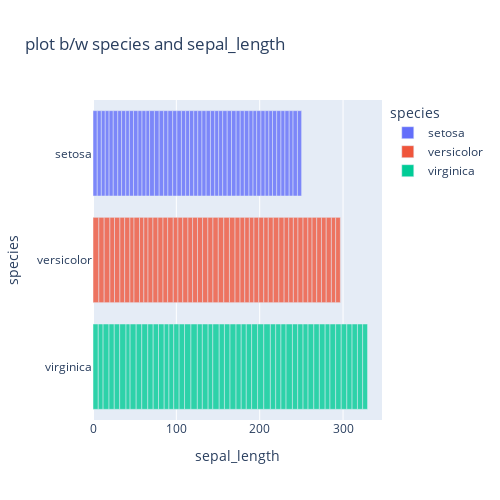

This figure's notebook cell:
### Code cell
fig = px.bar(iris, y= 'species', x='sepal_length',title='plot b/w species and sepal_length',
              color='species',height=500,width=500, hover_data=['petal_length'],opacity=0.8,orientation='h')
fig.show()

### Figure 1 — Plotly figure (JSON) as saved in the notebook; plotly's stock layout.template omitted (floating-point values rounded to 4 significant figures)
{"data": [{"alignmentgroup": "True", "customdata": [[1.4], [1.4], [1.3], [1.5], [1.4], [1.7], [1.4], [1.5], [1.4], [1.5], [1.5], [1.6], [1.4], [1.1], [1.2], [1.5], [1.3], [1.4], [1.7], [1.5], [1.7], [1.5], [1], [1.7], [1.9], [1.6], [1.6], [1.5], [1.4], [1.6], [1.6], [1.5], [1.5], [1.4], [1.5], [1.2], [1.3], [1.5], [1.3], [1.5], [1.3], [1.3], [1.3], [1.6], [1.9], [1.4], [1.6], [1.4], [1.5], [1.4]], "hovertemplate": "species=%{y}<br>sepal_length=%{x}<br>petal_length=%{customdata[0]}<extra></extra>", "legendgroup": "setosa", "marker": {"color": "#636efa", "opacity": 0.8, "pattern": {"shape": ""}}, "name": "setosa", "offsetgroup": "setosa", "orientation": "h", "showlegend": true, "textposition": "auto", "type": "bar", "x": [5.1, 4.9, 4.7, 4.6, 5, 5.4, 4.6, 5, 4.4, 4.9, 5.4, 4.8, 4.8, 4.3, 5.8, 5.7, 5.4, 5.1, 5.7, 5.1, 5.4, 5.1, 4.6, 5.1, 4.8, 5, 5, 5.2, 5.2, 4.7, 4.8, 5.4, 5.2, 5.5, 4.9, 5, 5.5, 4.9, 4.4, 5.1, 5, 4.5, 4.4, 5, 5.1, 4.8, 5.1, 4.6, 5.3, 5], "xaxis": "x", "y": ["setosa", "setosa", "setosa", "setosa", "setosa", "setosa", "setosa", "setosa", "setosa", "setosa", "setosa", "setosa", "setosa", "setosa", "setosa", "setosa", "setosa", "setosa", "setosa", "setosa", "setosa", "setosa", "setosa", "setosa", "setosa", "setosa", "setosa", "setosa", "setosa", "setosa", "setosa", "setosa", "setosa", "setosa", "setosa", "setosa", "setosa", "setosa", "setosa", "setosa", "setosa", "setosa", "setosa", "setosa", "setosa", "setosa", "setosa", "setosa", "setosa", "setosa"], "yaxis": "y"}, {"alignmentgroup": "True", "customdata": [[4.7], [4.5], [4.9], [4], [4.6], [4.5], [4.7], [3.3], [4.6], [3.9], [3.5], [4.2], [4], [4.7], [3.6], [4.4], [4.5], [4.1], [4.5], [3.9], [4.8], [4], [4.9], [4.7], [4.3], [4.4], [4.8], [5], [4.5], [3.5], [3.8], [3.7], [3.9], [5.1], [4.5], [4.5], [4.7], [4.4], [4.1], [4], [4.4], [4.6], [4], [3.3], [4.2], [4.2], [4.2], [4.3], [3], [4.1]], "hovertemplate": "species=%{y}<br>sepal_length=%{x}<br>petal_length=%{customdata[0]}<extra></extra>", "legendgroup": "versicolor", "marker": {"color": "#EF553B", "opacity": 0.8, "pattern": {"shape": ""}}, "name": "versicolor", "offsetgroup": "versicolor", "orientation": "h", "showlegend": true, "textposition": "auto", "type": "bar", "x": [7, 6.4, 6.9, 5.5, 6.5, 5.7, 6.3, 4.9, 6.6, 5.2, 5, 5.9, 6, 6.1, 5.6, 6.7, 5.6, 5.8, 6.2, 5.6, 5.9, 6.1, 6.3, 6.1, 6.4, 6.6, 6.8, 6.7, 6, 5.7, 5.5, 5.5, 5.8, 6, 5.4, 6, 6.7, 6.3, 5.6, 5.5, 5.5, 6.1, 5.8, 5, 5.6, 5.7, 5.7, 6.2, 5.1, 5.7], "xaxis": "x", "y": ["versicolor", "versicolor", "versicolor", "versicolor", "versicolor", "versicolor", "versicolor", "versicolor", "versicolor", "versicolor", "versicolor", "versicolor", "versicolor", "versicolor", "versicolor", "versicolor", "versicolor", "versicolor", "versicolor", "versicolor", "versicolor", "versicolor", "versicolor", "versicolor", "versicolor", "versicolor", "versicolor", "versicolor", "versicolor", "versicolor", "versicolor", "versicolor", "versicolor", "versicolor", "versicolor", "versicolor", "versicolor", "versicolor", "versicolor", "versicolor", "versicolor", "versicolor", "versicolor", "versicolor", "versicolor", "versicolor", "versicolor", "versicolor", "versicolor", "versicolor"], "yaxis": "y"}, {"alignmentgroup": "True", "customdata": [[6], [5.1], [5.9], [5.6], [5.8], [6.6], [4.5], [6.3], [5.8], [6.1], [5.1], [5.3], [5.5], [5], [5.1], [5.3], [5.5], [6.7], [6.9], [5], [5.7], [4.9], [6.7], [4.9], [5.7], [6], [4.8], [4.9], [5.6], [5.8], [6.1], [6.4], [5.6], [5.1], [5.6], [6.1], [5.6], [5.5], [4.8], [5.4], [5.6], [5.1], [5.1], [5.9], [5.7], [5.2], [5], [5.2], [5.4], [5.1]], "hovertemplate": "species=%{y}<br>sepal_length=%{x}<br>petal_length=%{customdata[0]}<extra></extra>", "legendgroup": "virginica", "marker": {"color": "#00cc96", "opacity": 0.8, "pattern": {"shape": ""}}, "name": "virginica", "offsetgroup": "virginica", "orientation": "h", "showlegend": true, "textposition": "auto", "type": "bar", "x": [6.3, 5.8, 7.1, 6.3, 6.5, 7.6, 4.9, 7.3, 6.7, 7.2, 6.5, 6.4, 6.8, 5.7, 5.8, 6.4, 6.5, 7.7, 7.7, 6, 6.9, 5.6, 7.7, 6.3, 6.7, 7.2, 6.2, 6.1, 6.4, 7.2, 7.4, 7.9, 6.4, 6.3, 6.1, 7.7, 6.3, 6.4, 6, 6.9, 6.7, 6.9, 5.8, 6.8, 6.7, 6.7, 6.3, 6.5, 6.2, 5.9], "xaxis": "x", "y": ["virginica", "virginica", "virginica", "virginica", "virginica", "virginica", "virginica", "virginica", "virginica", "virginica", "virginica", "virginica", "virginica", "virginica", "virginica", "virginica", "virginica", "virginica", "virginica", "virginica", "virginica", "virginica", "virginica", "virginica", "virginica", "virginica", "virginica", "virginica", "virginica", "virginica", "virginica", "virginica", "virginica", "virginica", "virginica", "virginica", "virginica", "virginica", "virginica", "virginica", "virginica", "virginica", "virginica", "virginica", "virginica", "virginica", "virginica", "virginica", "virginica", "virginica"], "yaxis": "y"}], "layout": {"barmode": "relative", "height": 500, "legend": {"title": {"text": "species"}, "tracegroupgap": 0}, "title": {"text": "plot b/w species and sepal_length"}, "width": 500, "xaxis": {"anchor": "y", "autorange": true, "domain": [0, 1], "range": [0, 346.7], "title": {"text": "sepal_length"}, "type": "linear"}, "yaxis": {"anchor": "x", "autorange": true, "categoryarray": ["virginica", "versicolor", "setosa"], "categoryorder": "array", "domain": [0, 1], "range": [-0.5, 2.5], "title": {"text": "species"}, "type": "category"}}}
